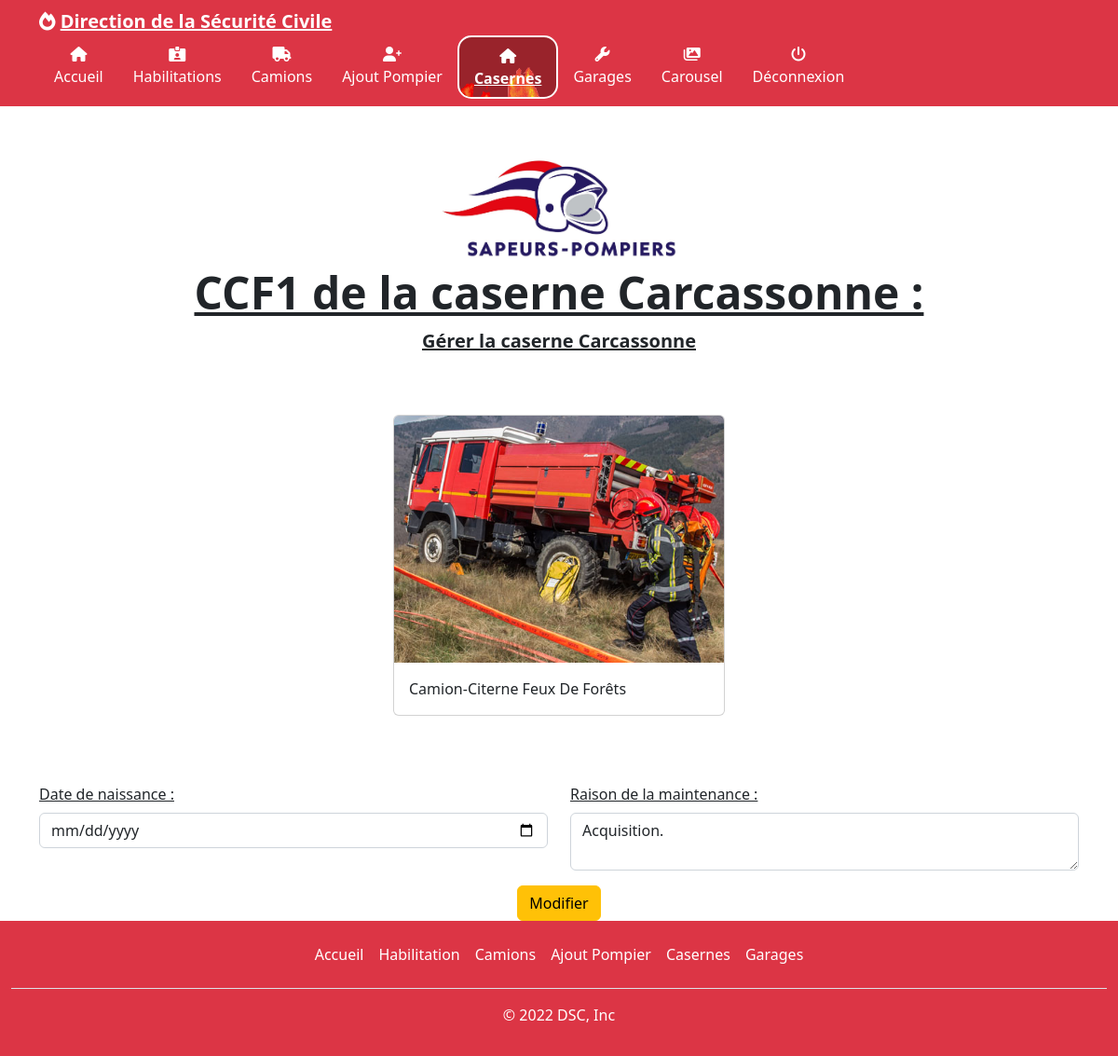
/gerervehicule.php?caserne=1&type=CCF&num=1 (signed in), run on the app's committed database.
### tables this page shows
CREATE TABLE `engin` (
  `Numéro` tinyint(2) NOT NULL,
  `IdCaserne` int(11) NOT NULL,
  `IdTypeEngin` varchar(4) NOT NULL
);

CREATE TABLE `typeengin` (
  `idTypeEngin` varchar(4) NOT NULL,
  `LblEngin` varchar(45) DEFAULT NULL,
  `img` varchar(255) NOT NULL
);

### gererVehicule.php (the view, shortened to what this page needs)
<?php
    include_once("./includes/connection.inc.php");
    $idCaserne = htmlspecialchars($_GET["caserne"]);
    $typeEngin = htmlspecialchars($_GET["type"]);
    $numEngin = htmlspecialchars($_GET["num"]);
    $req = $db->prepare("
    SELECT Numéro,engin.idTypeEngin,img,LblEngin,NomCaserne
    FROM engin, typeengin, caserne
    where engin.idCaserne = :midCaserne
    AND engin.idTypeEngin = :IdTypeEngin
    AND engin.Numéro = :Numero
    AND engin.idTypeEngin = typeengin.idTypeEngin
    AND engin.idCaserne = caserne.IdCaserne");
    try {
        $req->execute(array(
            ':midCaserne' => $idCaserne,
            ':IdTypeEngin' => $typeEngin,
            ':Numero' => $numEngin
        ));
        $resultEngin = $req->fetch(PDO::FETCH_ASSOC);
    } catch(PDOException $e) {
        echo $e->getMessage();
    }
    $req = $db->prepare("
        SELECT Max(dateDebutMaintenance) as dateDebut, MAX(dateFinMaintenance) as dateFin, maintenance.Numéro, maintenance.IdTypeEngin, maintenance.IdCaserne, img, LblEngin, raison
        FROM maintenance, engin, typeengin
        WHERE maintenance.IdTypeEngin = engin.IdTypeEngin AND maintenance.Numéro = engin.Numéro AND maintenance.IdCaserne = engin.IdCaserne AND typeengin.IdTypeEngin = engin.IdTypeEngin  AND maintenance.IdCaserne = :midCaserne AND maintenance.Numéro = :mnumero AND maintenance.idTypeEngin = :midtypeengin
        GROUP BY maintenance.Numéro, maintenance.IdTypeENgin, maintenance.IdCaserne;
    ");
    try {
        $req->execute(array(
            ':midCaserne' => $idCaserne,
            ':mnumero' => $numEngin,
            ':midtypeengin' => $typeEngin
        ));
        $resultMaintenance = $req->fetch(PDO::FETCH_ASSOC);
    } catch(PDOException $e) {
        echo $e->getMessage();
    }
    include_once("./includes/header.inc.php");
?>
    <?php echo generationEntete($resultEngin['idTypeEngin'].$resultEngin['Numéro']. " de la caserne ".ucfirst($resultEngin['NomCaserne'])." : ", "Gérer la caserne ".ucfirst($resultEngin['NomCaserne'])); ?>
    <div class="album py-5">
        <div class="container">
            <div class="row justify-content-center">
                <div class="col-md-4">
                    <div class="card mb-4 box-shadow">
                        <img class="card-img-top" id="photo" src="images/engins/<?php echo $resultEngin["img"]?>" onclick="triggerClick('#image')" alt="Card image cap">
                        <div class="card-body">
                            <p class="card-text"> <?php echo ucwords($resultEngin["LblEngin"])?> </p>
                        </div>
                    </div>
                </div>
            </div>
        </div>
    </div>
    <?php
        if(!$resultMaintenance["dateFin"] < date("Y-m-d")) :
    ?>
    <div class="container">
		<form method="post" action="./gerervehicule.php?caserne=<?=$idCaserne?>&num=<?=$numEngin?>&type=<?=$typeEngin?>" id="form" novalidate>
            <div class="row">
                <div class="col-md-6 col-sm-12">
                    <label for="dateFin" class="form-label text-decoration-underline">Date de naissance :</label>
                    <input type="date" name="dateFin" value="<?= $resultMaintenance["dateFin"] ?>" id="dateFin" class="form-control" required>
                </div>
                <div class="col-md-6 col-sm-12">
                    <label for="floatingTextarea" class="form-label text-decoration-underline">Raison de la maintenance :</label>
                    <textarea class="form-control"  name="raison" id="floatingTextarea"><?= $resultMaintenance["raison"];?></textarea>
                </div>
            </div>
			<div class="row mt-3">
                <div class="col text-center">
                    <input type="submit" value="Modifier" class="btn btn-warning" name="maintenanceUpdate" />
                </div>
			</div>
		</form>
    </div>
    <?php
        else :
            echo("<p class='text-center fw-bolder fs-1 text-decoration-underline'>Aucunne maintenance en cours pour ce véhicule.</p>");
        endif;
    ?>
<?php
    include_once("./includes/footer.inc.php");
?>

### styles/style.css (style rules this page uses)
*, body { box-sizing: border-box; }

### data on the page
engin: IdTypeEngin.img (picture), IdTypeEngin.LblEngin "Camion-Citerne Feux De Forêts"

### other printed values
$titre "CCF1 de la caserne Carcassonne :"
$sous_titre "Gérer la caserne Carcassonne"
